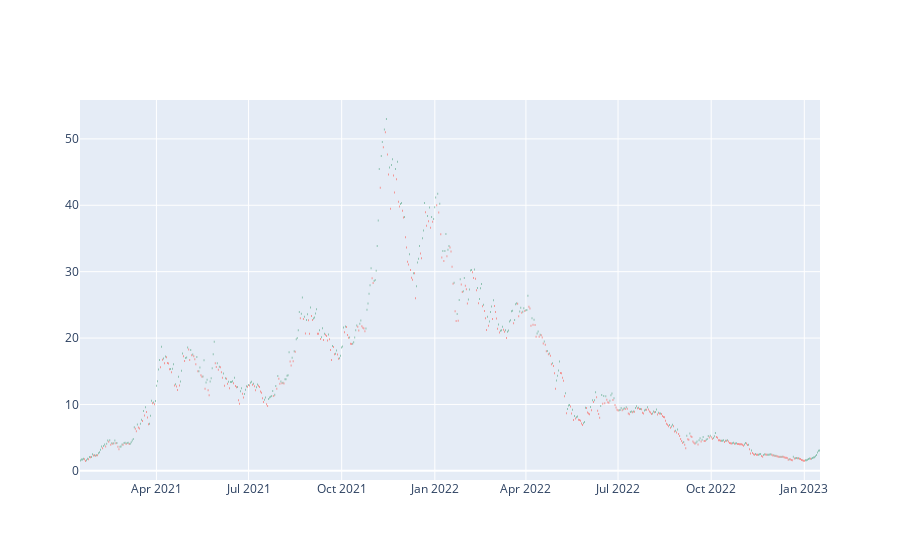

Source (notebook cell):
### Markdown cell above
Finally we are now ready to use plotly to create our Candlestick Chart.

### Code cell
fig = go.Figure(data=[go.Candlestick(x=candlestick_data['date'],
                open=candlestick_data['Price']['first'], 
                high=candlestick_data['Price']['max'],
                low=candlestick_data['Price']['min'], 
                close=candlestick_data['Price']['last'])
                ])

fig.update_layout(xaxis_rangeslider_visible=False)

fig.show()

### Figure 1 — Plotly figure (JSON) as saved in the notebook; plotly's stock layout.template omitted (floating-point values rounded to 4 significant figures; data arrays with more than 128 entries replaced by an {"elided": "..."} marker saying what was removed)
{"data": [{"close": {"elided": "731 float values"}, "high": {"elided": "731 float values"}, "low": {"elided": "731 float values"}, "open": {"elided": "731 float values"}, "type": "candlestick", "x": {"elided": "731 str values"}}], "layout": {"xaxis": {"rangeslider": {"visible": false}}}}
